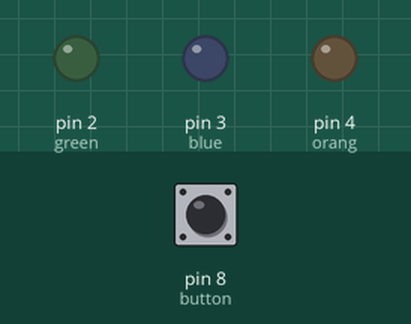
A sketch run on a simulated Arduino Uno, built with avr-gcc and run on an emulated ATmega328P. On the bench: output pins drawn as LEDs (lit = HIGH). Dashed ring = blinking. The inputs (shaded band) are chosen by the test bench; at power-on: pin 8 (button) LOW.

Above: at 1.2 s.
1.3 s: pin 8 (button) pulled HIGH for 1 s
At 1.42 s:
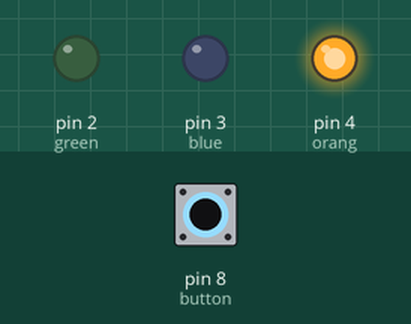
3.8 s: pin 8 (button) pulled HIGH for 0.15 s
At 5.0 s:
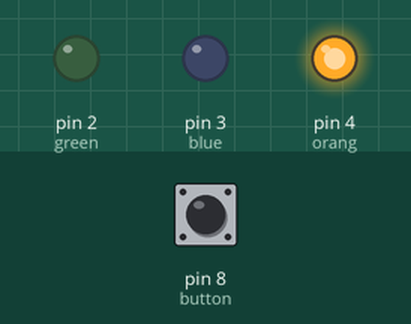
5.4 s: pin 8 (button) pulled HIGH for 3.2 s
At 8.7 s:
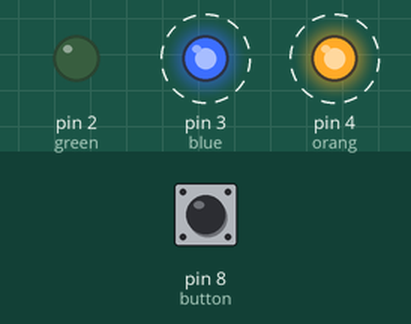
Timing chart, 0 to 10.2 s (numbered marks = the images above; inputs shaded):
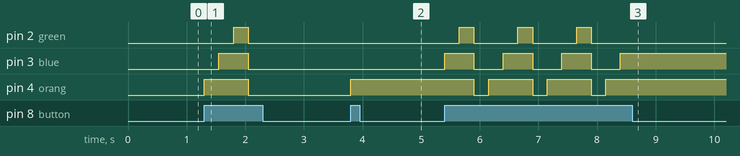

The sketch:

Task_Two.ino
```cpp
const int orang=4;
const int blue=3;
const int green=2;
const int button=8;
bool reading=0;
byte count=0;
void setup() {
  for(byte i=2;i<5;i++)
   pinMode(i,OUTPUT);
  /*
pinMode(orang,OUTPUT);
pinMode(blue,OUTPUT);
pinMode(green,OUTPUT);*/
pinMode(button,INPUT);

}

void loop() {
  reading=digitalRead(button);
  if(reading==HIGH){
    count++;
    if(count==1){
    digitalWrite(orang,HIGH);
    }
   else if(count==2){
    digitalWrite(blue,HIGH);
    }
    else if(count==3){
    digitalWrite(green,HIGH);
   }
    else {
      for(byte i=2;i<5;i++)
       digitalWrite(i,LOW);
    /*
    digitalWrite(orang,LOW);
    digitalWrite(blue,LOW);
    digitalWrite(green,LOW);*/
      count=0;}

    delay(250);
  }
}
```

Measured:
- after the input at 1.3 s, pin 2 (green): LOW → HIGH after 0.50 s, → LOW 0.25 s later; pin 3 (blue): LOW → HIGH after 0.25 s, → LOW 0.50 s later; pin 4 (orang): LOW → HIGH at once, → LOW 0.75 s later
- after the input at 3.8 s, pin 4 (orang): LOW → HIGH at once
- after the input at 5.4 s, pin 2 (green): alternates HIGH for 0.25 s and LOW for 0.75 s, 6 changes in all, then stays LOW, starting after 0.25 s; pin 3 (blue): alternates HIGH for 0.50 s and LOW for 0.50 s, 7 changes in all, then stays HIGH, starting at once
